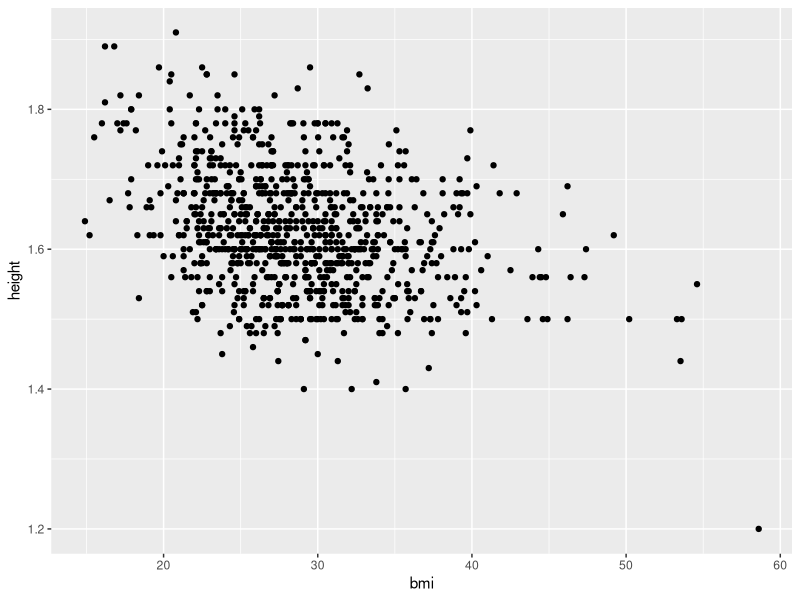
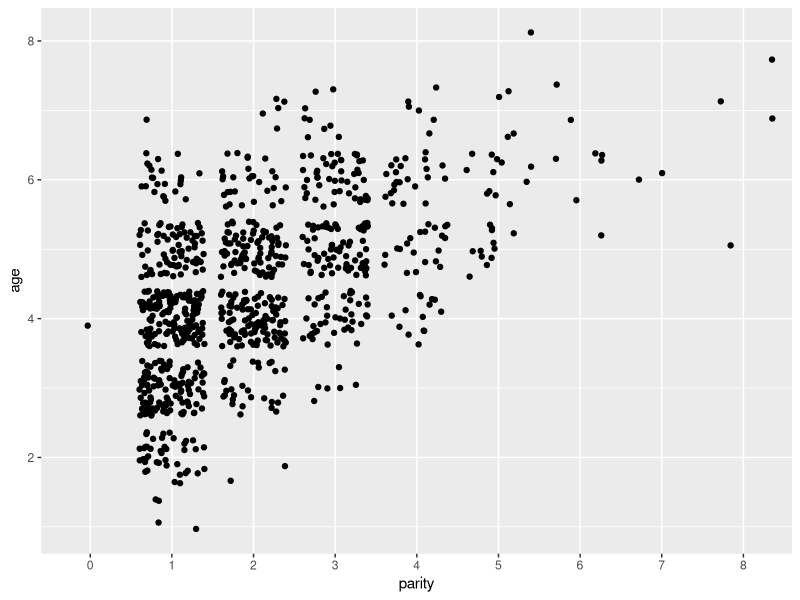
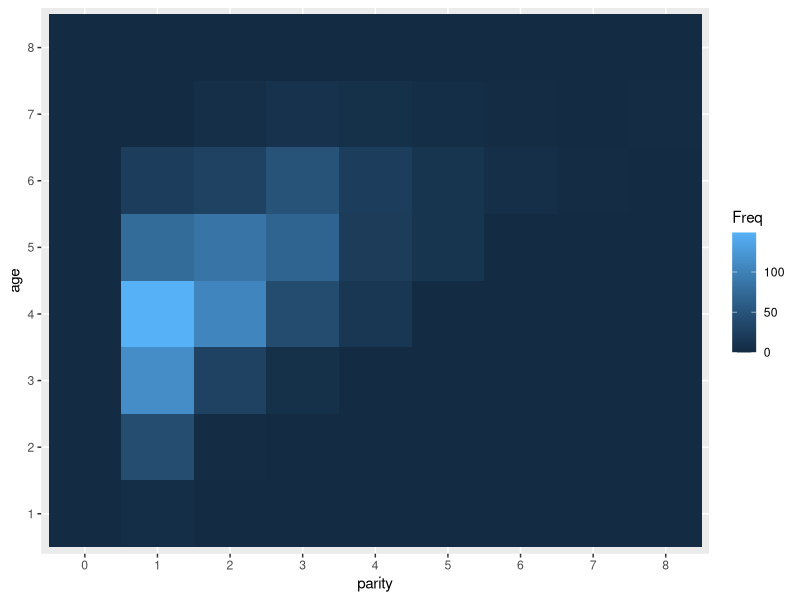
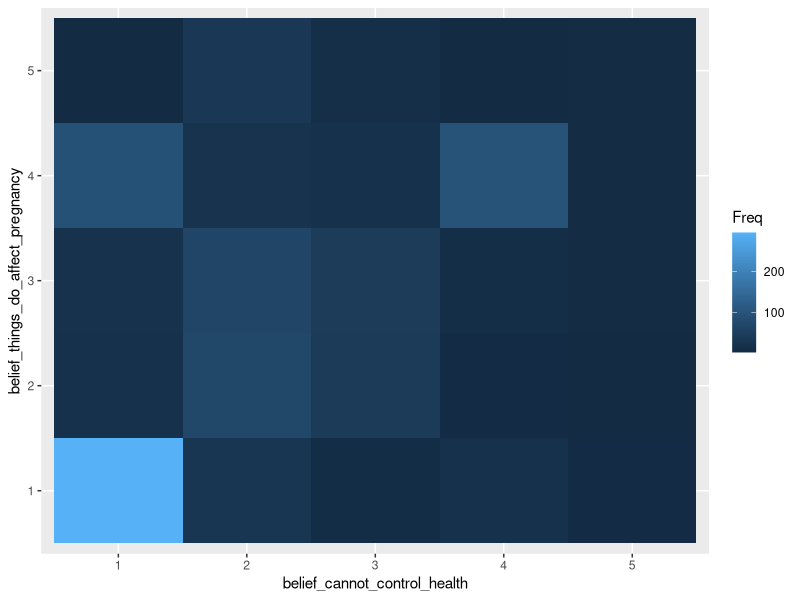
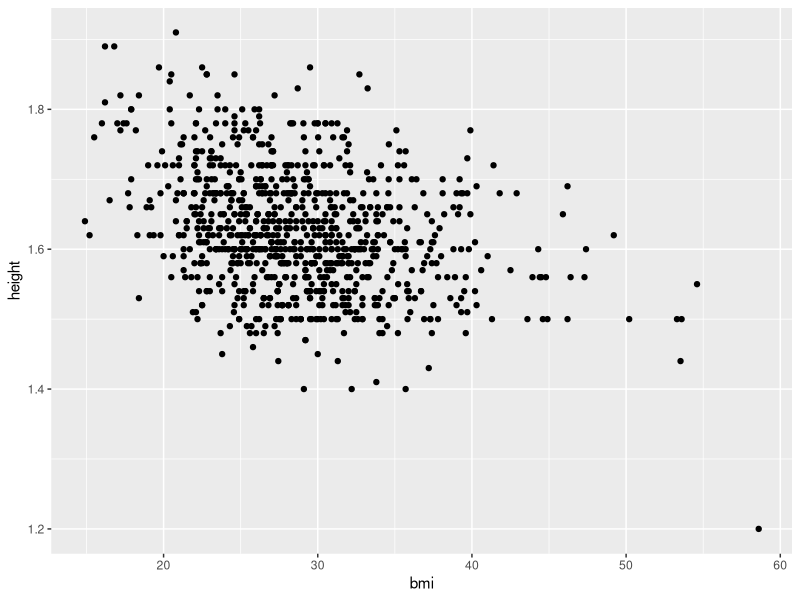

Generate these figures, in order, with R: (Note: this script raises an error after producing the figures.)
## ---- chunk 1

require(ggplot2)
require(lubridate)
require(stringr)
require(tidyr)
require(plyr)
require(dplyr)


#source("scripts/load_data_first_time.r")
#source("scripts/split_dataset.r")

#####
setwd("E:/repos/Ghana_Infant/")
 data_main <- read.csv("data/csv/data_main.csv") %>% tbl_df()
 data_visits <- read.csv("data/csv/data_visits.csv") %>% tbl_df()
 data_birth_details <- read.csv("data/csv/data_birth_details.csv") %>% tbl_df()
## ---- chunk 2

# Start with data_main

summary(data_main)

# The summary above suggests that many of the variables are interpreted 
# as numeric when instead they should be interpreted as factors (i.e. categorical)
# To do this:

tmp <- c(
  "health_centre",
  "health_status",
  "health_insurance_status",
  "parity",
  "works",
  "occupation_main",
  "religion",
  "education",
  "belief_cannot_control_health",
  "belief_things_do_affect_pregnancy",
  "behaviours_exercise",
  "behaviours_fruit_veg",
  "behaviours_less_bad_food",
  "behaviours_less_salt",
  "behaviours_eat_protein",
  "behaviours_eat_carbs",
  "behaviours_lower_blood_pressure",
  "behaviours_control_diabetes",
  "behaviours_smoke_less",
  "seen_nurse_last_year",
  "breastfeeding",
  "ante_natal_vitamins",
  "pregnancy_wanted",
  "delivery_complications",
  "family_planning_important",
  "used_contraceptives",
  "family_planning",
  "family_planning_who_responsible",
  "family_planning_charges",
  "family_planning_charges_expensive",
  "marital_status",
  "monthly_income"
  )

for (i in 1:length(tmp)){
  data_main[[tmp[i]]] <- as.factor(data_main[[tmp[i]]])
}
rm(tmp)

# Now to summarise again

summary(data_main)


###

qplot(bmi, height, data=data_main)


# Now to look at various cross-tabs

# parity vs age 
data_main %>%
  filter(!is.na(parity)) %>%
qplot(x=parity, y=age, data=., geom="jitter") 

data_main %>%
  filter(!is.na(parity)) %>%
  select(parity, age) %>%
  xtabs( ~ parity + age, data=.) %>%
  as.data.frame %>%
  ggplot() +geom_tile(aes(x=parity, y=age, fill=Freq))


# Comparison of beliefs 
data_main %>%
  select(contains("belief")) %>%
  xtabs(~ belief_cannot_control_health + belief_things_do_affect_pregnancy, data=.) 

# test of independence 

data_main %>%
  select(contains("belief")) %>%
  xtabs(~ belief_cannot_control_health + belief_things_do_affect_pregnancy, data=.) %>%
  summary

# visualisation

data_main %>%
  select(contains("belief")) %>%
  xtabs(~ belief_cannot_control_health + belief_things_do_affect_pregnancy, data=.) %>%
  as.data.frame %>%
  ggplot +geom_tile(aes(x=belief_cannot_control_health, y=belief_things_do_affect_pregnancy, fill=Freq))


# Now to look at behaviours


tmp <- data_main %>%
  select(contains("behaviour"))
tmp$has_na <- apply(tmp, 1, function(x) any(is.na(x)))
tmp <- tmp %>%
  filter(!has_na) %>%
  select(-has_na )
tmp <- apply(tmp, 2, function(x) as.numeric(as.character(x)))


fit <- princomp(
  x=tmp, scores=T  
  )

fit$loadings

tmp2 <- predict(fit, tmp)


# Now to look at relationship
## ---- chunk 3

error_df <- data.frame(
  record_number=subset(data_main, height < 1.3)$record_number,
  reason="outlier: low height"
  )

###
## ---- chunk 4

qplot(bmi, height, data=data_main)

# Suggests just one possible error now, a height under 1.3


error_df <- data.frame(
  record_number=subset(data_main, height < 1.3)$record_number,
  reason="outlier: low height"
  )

# Exploring any potential outliers in bp_ratio

qplot(bp_ratio, data=data_main, binwidth=0.1) + geom_vline(aes(xintercept=c(0.32, 2.75)), linetype="dashed")

# adding additional records to error_df

error_df <- rbind(
  error_df,
  data.frame(
    record_number=subset(data_main, bp_ratio < 0.32)$record_number,
    reason="bp ratio almost 0"
    ),
  data.frame(
    record_number=subset(data_main, bp_ratio>2.75)$record_number,
    reason="bp ratio over 2.75"
    )
  )


# Exploring weights
# Very high weights:
qplot(weight, data=data_visits, binwidth=0.2) + geom_vline(aes(xintercept=c(30, 250)), linetype="dashed")

# Adding records to error_df
error_df <- rbind(
  error_df,
  data.frame(
    record_number=subset(data_visits, weight < 30)$record_number,
    reason="weight below 30"
    ),
  data.frame(
    record_number=subset(data_visits, weight > 250)$record_number,
    reason="weight above 250"
    )
  )


## now to look at the visits data

data_visits

qplot(y=weight, x=gestation, data=data_visits) + geom_vline(aes(xintercept=c(50)), linetype="dashed") + 
  geom_hline(aes(yintercept=c(30,250)), linetype="dashed")


error_df <- rbind(
  error_df,
  data.frame(
    record_number=subset(data_visits, gestation > 50)$record_number,
    reason="gestation over 50"
  )
)



# now to try lubridate

dates_of_interest <- data_visits$date

# need to change months into values 


replace_runner <- function(target, pattern, replace){  
  n <- length(pattern)
  for (i in 1:n){
    target <- str_replace_all(target, pattern=pattern[i], replace=replace[i])
  }  
  return(target)
}
  
dates_of_interest <- replace_runner(
  dates_of_interest,
  pattern=c("Jan", "Feb", "Mar", "Apr", "May", "Jun", "Jul", "Aug", "Sep", "Oct", "Nov", "Dec"),
  replace=c("01", "02", "03", "04", "05", "06", "07", "08", "09", "10", "11", "12")
  )


# now to use lubridate, specifying day, month, year format

dates_of_interest <- dmy(dates_of_interest)
data_visits$date <- dates_of_interest

# can now calculate difference in number of days and so on. 

# want to calculate dates since first visit

fn <- function(x){
  t0 <- x$date[x$visit_number==1]
  dates <- x$date
  n <- length(dates)
  days_since_first_visit <- rep(NA, n)
  for (i in 1:n){ 
    tmp <- dates[i] - t0
    days_since_first_visit[i] <- as.numeric(tmp)
    }
  out <- data.frame(x, days_since_first_visit=days_since_first_visit)
  return(out)
}


data_visits <- ddply(data_visits, .(record_number), fn)

# process
# 1) remove NA entries to visit number
# 2) remove negative days_since_first_visit
# 3) remove positive days_since_first_visit greater than top 1% of values

data_visits <- data_visits %>% tbl_df()

data_visits_ok <- data_visits %>% 
  filter(!is.na(date)) %>%
  filter(days_since_first_visit >= 0) %>% 
  filter(days_since_first_visit < quantile(data_visits$days_since_first_visit, 0.99, na.rm=T)) %>%
  filter(weight > 30 & weight < 250) %>%
  filter(gestation < 50)

# Plot days since first visit and visit number 
# for the records still retained


qplot(
  x=visit_number,
  y=days_since_first_visit, 
  group=record_number,
  colour=record_number,
  data=data_visits_ok,
  geom="line"
  )

qplot(
  x=days_since_first_visit,
  y=weight, 
  data=data_visits_ok
) + geom_hline(mapping=aes(yintercept=c(30,250)), linetype="dashed")


#Saving file with records that seem OK
# (Commenting out as file already created)

# write.csv(
#   data_visits_ok,
#   file="data/data_visits_with_days_since_first_visit_ok_only.csv",
#   row.names=F
#   )

# Take a random sample of 25 records and display change in weight over time

tmp <- data_visits_ok %>% select(record_number) %>% unique() %>% sample_n(25) %>% unlist() %>% as.numeric()

data_visits_ok %>% filter(record_number %in% tmp) %>% ggplot() +
  geom_line(aes(x=visit_number, y=weight)) +
  facet_wrap( ~ record_number)

